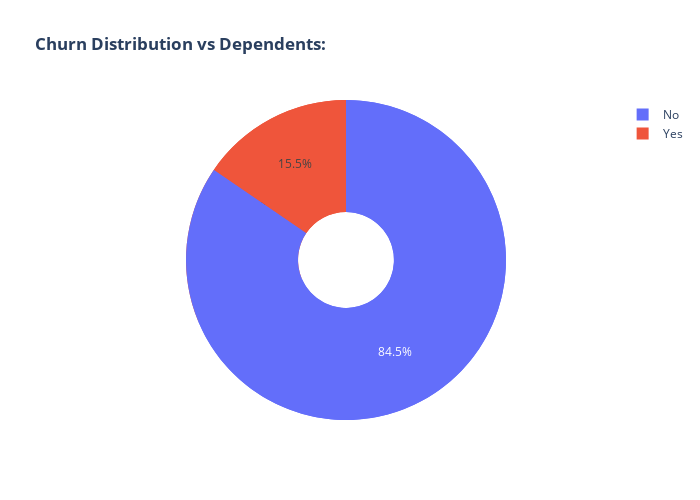

Here is the notebook cell this chart was saved with:
### Markdown cell above
Most customers do have phone service, and about a fourth of those are likely to churn. Those with no phone plans are less likely to churn.

### Code cell
#We now move onto the relation between those with dependents and how much of those churn:
dependents_churn_counts = customer_churn.groupby(['Dependents', 'Churn']).size().unstack(fill_value=0)
fig = go.Figure()
for dependent_status in dependents_churn_counts.index:
    fig.add_trace(go.Pie(labels=dependents_churn_counts.columns,values=dependents_churn_counts.loc[dependent_status],name=f"Dependents: {dependent_status}",hole=0.3))
    
fig.update_layout(title='<b>Churn Distribution vs Dependents:</b>',width=700,height=500)
fig.show()

### Figure 1 — Plotly figure (JSON) as saved in the notebook; plotly's stock layout.template omitted (floating-point values rounded to 4 significant figures)
{"data": [{"hole": 0.3, "labels": ["No", "Yes"], "name": "Dependents: No", "type": "pie", "values": [3390, 1543]}, {"hole": 0.3, "labels": ["No", "Yes"], "name": "Dependents: Yes", "type": "pie", "values": [1784, 326]}], "layout": {"height": 500, "title": {"text": "<b>Churn Distribution vs Dependents:</b>"}, "width": 700}}
